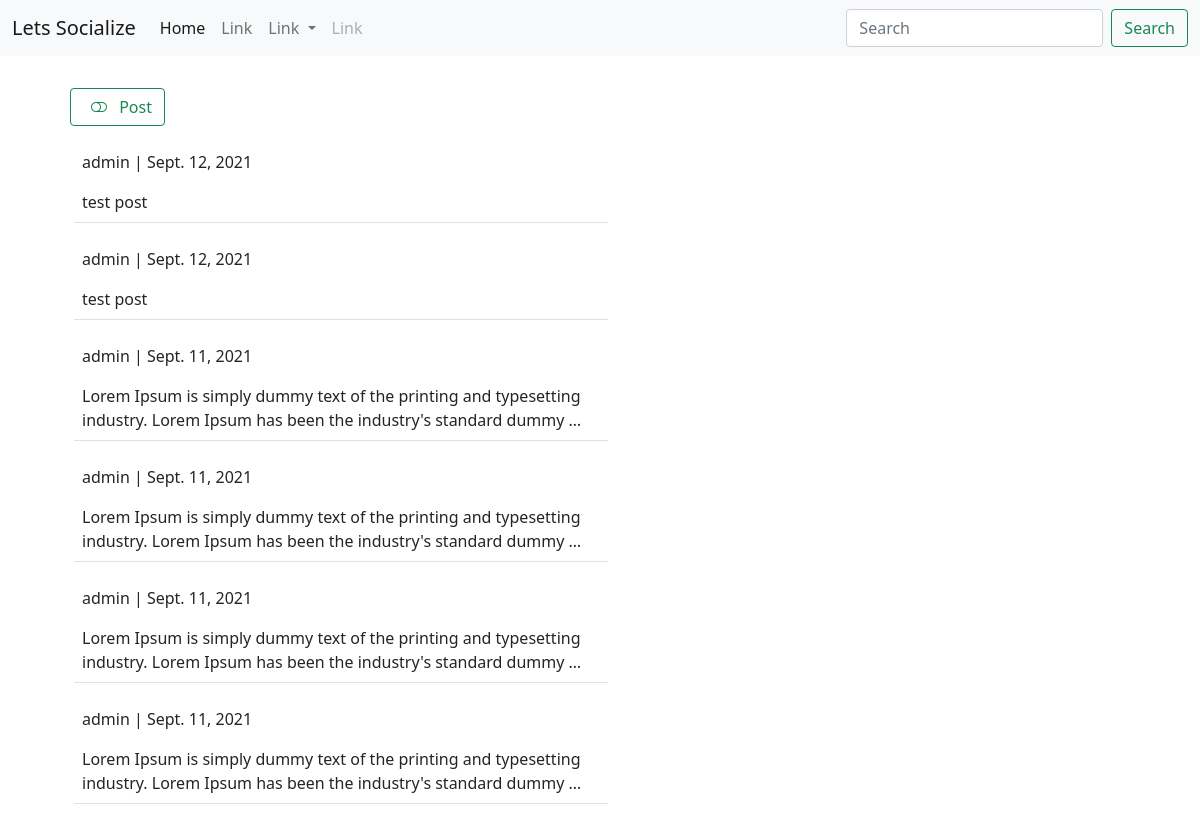
Page /social/ on the earlier database version.
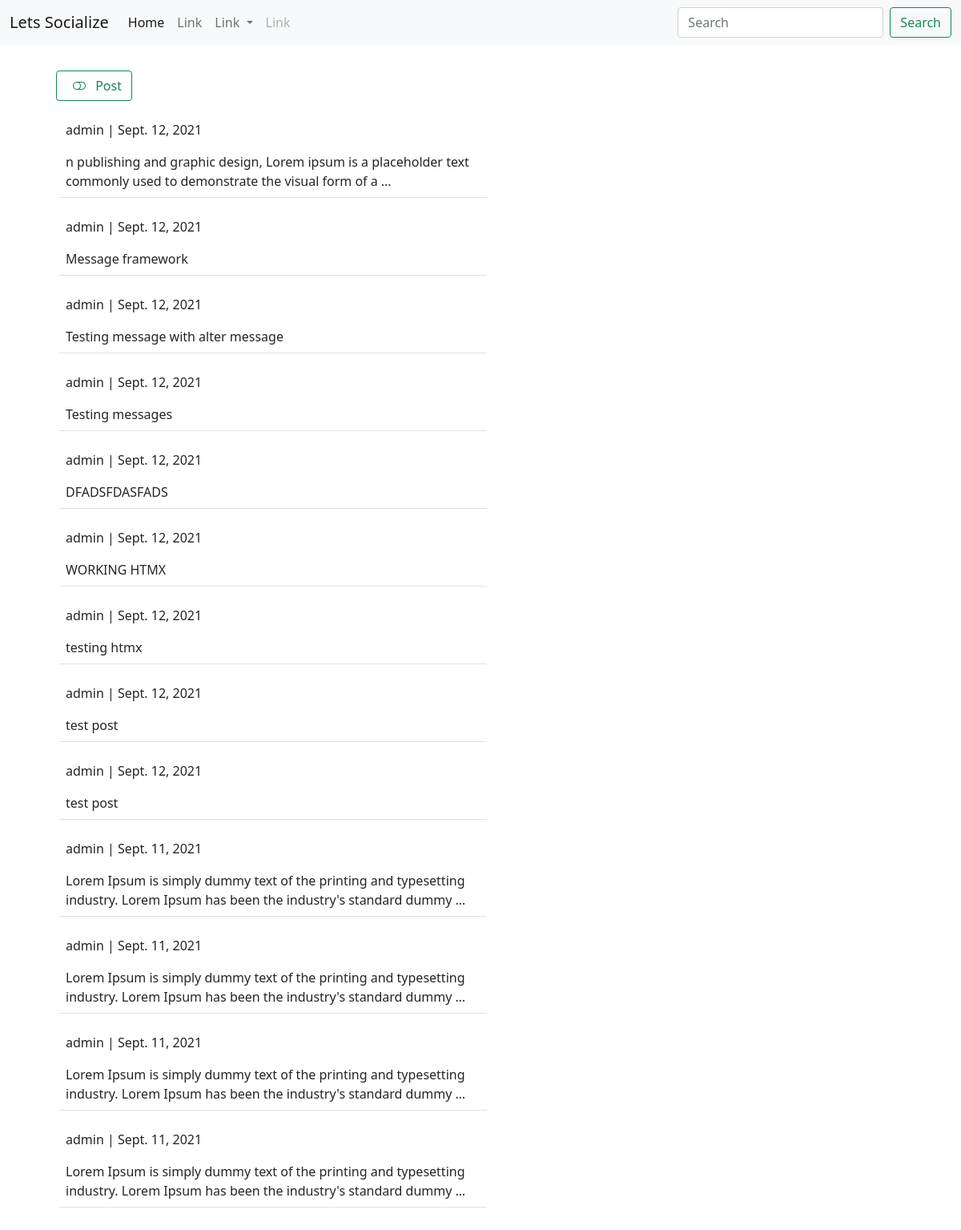
Same page on the later database version.
### social/models.py (models this page shows)
class Post(models.Model):
  body = models.TextField()
  created_on = models.DateField(default=datetime.now)
  author = models.ForeignKey(User, on_delete=models.CASCADE)

### social/views.py (the view, shortened to what this page needs)
# urls.py: path('',views.Index,name='index'),
def Index(request):
  posts = Post.objects.all().order_by('-id')
  form = PostForm()
  context = {'posts':posts,'form':form}
  return render(request,'social/index.html',context)

### social/forms.py
class PostForm(ModelForm):
  body = forms.CharField(
    label= '',
    widget=forms.Textarea(attrs={
      'rows':'5',
      'placeholder':'say something'
    })
                          )
  class Meta:
    model = Post
    fields = ['body']

### templates/social/index.html (shortened to what this page needs)
{% extends 'base.html' %}
{% load crispy_forms_tags %}
{% block content %}
<div class="container">
  <div class="row m-4 g-2">
    <div  x-data="{open: false }" class="col-md-6">
     <button @click="open = ! open" class="btn btn-outline-success mb-2"> <i  class="bi bi-toggle-off m-2 -p" width="40" height="40" x-transition>  </i> Post </button>
    </div>
    {% if posts %}
    {% for post in posts %}
    <div  class="col-md-6 border-bottom m-2 p-2">
      <a class="text-decoration-none link-dark " href="{% url 'social:post_detail' post.id %}">
         <p>{{ post.author }} | {{ post.created_on }} </p>
        {{ post.body | truncatewords:20 }}
      </a>
    </div>
    {% endfor %}
    {% endif %}
  </div>
</div>
{% endblock %}

### templates/base.html (shortened to what this page needs)
<!doctype html>
<html lang="en">
  <head>
    <link href="https://cdn.jsdelivr.net/npm/bootstrap@5.0.2/dist/css/bootstrap.min.css" rel="stylesheet">
    <link rel="stylesheet" href="https://cdn.jsdelivr.net/npm/bootstrap-icons@1.5.0/font/bootstrap-icons.css">
  </head>
  <body>
    <nav class="navbar navbar-expand-lg navbar-light bg-light">
      <div class="container-fluid">
        <a class="navbar-brand" href="{% url 'social:index' %}">Lets Socialize</a>
        <div class="collapse navbar-collapse" id="navbarScroll">
          <ul class="navbar-nav me-auto my-2 my-lg-0 navbar-nav-scroll" style="--bs-scroll-height: 100px;">
            <li class="nav-item">
              <a class="nav-link active" aria-current="page" href="{% url 'social:index' %}">Home</a>
            </li>
            <li class="nav-item">
              <a class="nav-link" href="#">Link</a>
            </li>
            <li class="nav-item dropdown">
              <a class="nav-link dropdown-toggle" href="#" id="navbarScrollingDropdown" role="button" data-bs-toggle="dropdown" aria-expanded="false">
                Link
              </a>
            </li>
            <li class="nav-item">
              <a class="nav-link disabled" href="#" tabindex="-1" aria-disabled="true">Link</a>
            </li>
          </ul>
          <form class="d-flex">
            <input class="form-control me-2" type="search" placeholder="Search" aria-label="Search">
            <button class="btn btn-outline-success" type="submit">Search</button>
          </form>
        </div>
      </div>
    </nav>
    {% block content %}
    {% endblock %}
  </body>
</html>

Differences in the rows shown:
added Post: author "admin", created_on "Sept. 12, 2021", body "n publishing and graphic design, Lorem ipsum is a placeholder text commonly used to demonstrate the visual form of a …"
added Post: author "admin", created_on "Sept. 12, 2021", body "Message framework"
added Post: author "admin", created_on "Sept. 12, 2021", body "Testing message with alter message"
added Post: author "admin", created_on "Sept. 12, 2021", body "Testing messages"
added Post: author "admin", created_on "Sept. 12, 2021", body "DFADSFDASFADS"
added Post: author "admin", created_on "Sept. 12, 2021", body "WORKING HTMX"
added Post: author "admin", created_on "Sept. 12, 2021", body "testing htmx"
